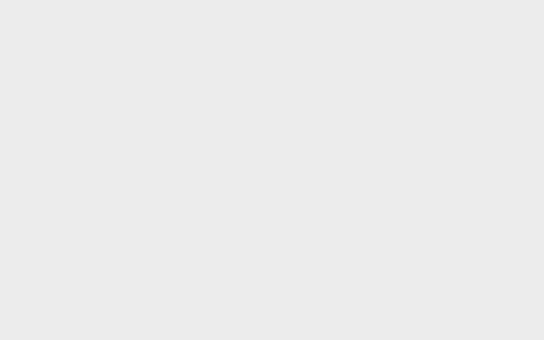
[1] (above)

24 first-person views from a walk through a scene from a Unity 3-D project. The camera is 1.2 m above the floor, tilts 6° down and sees 70° across. The floor is counted in squares, 2 m on a side. Each view is taken from the middle of a square. On the plan, view 1 faces up. The plan holds only what a view shows up to about 11 squares ahead; the rest is blank. The place goes on beyond the plan. Some animated figures are not drawn. Surface patterns are stand-ins for the level's own textures.

[2]
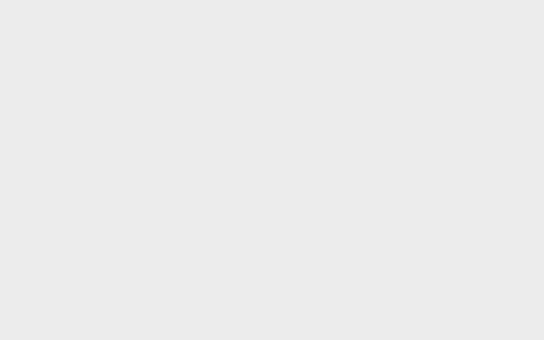

[3]
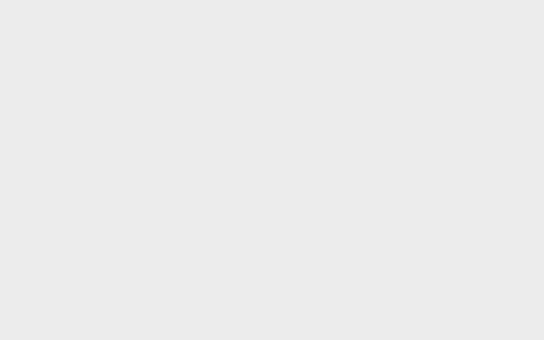

[4]
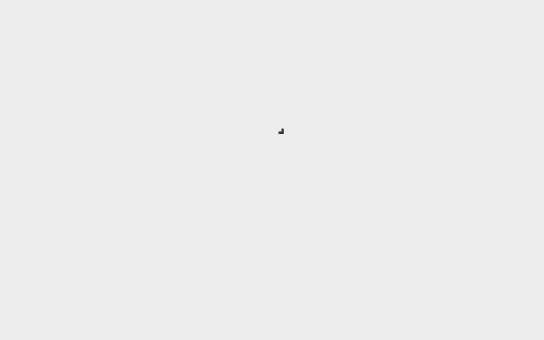

[5]
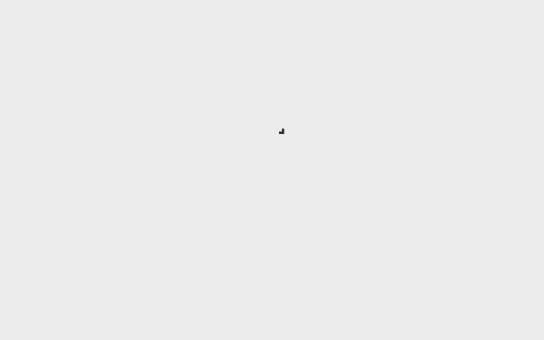

[6]
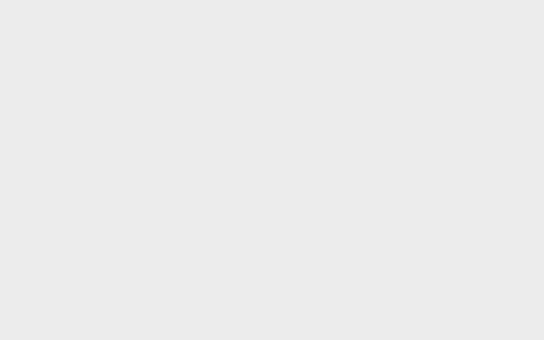

[7]
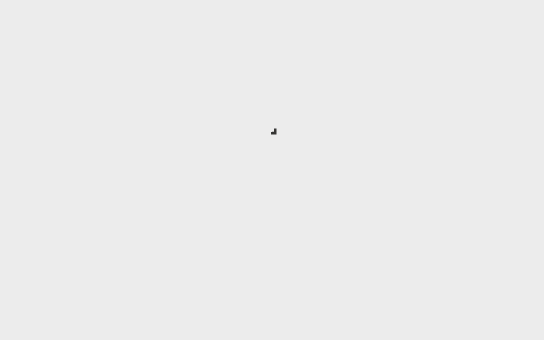

[8]
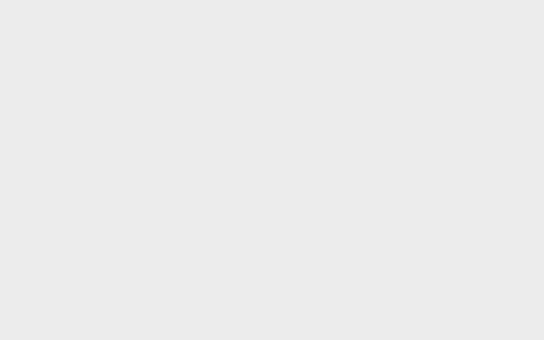

[9]
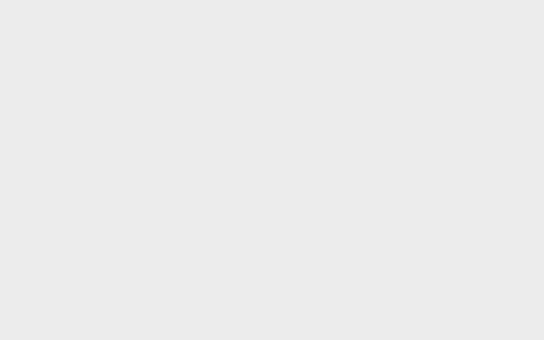

[10]
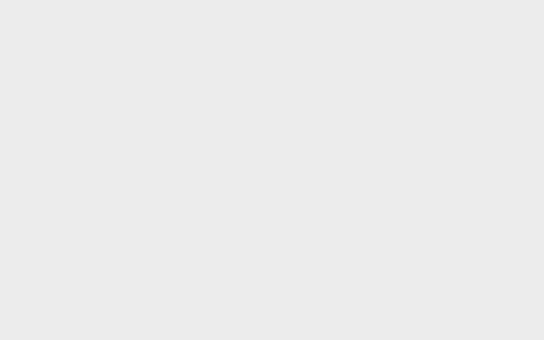

[11]
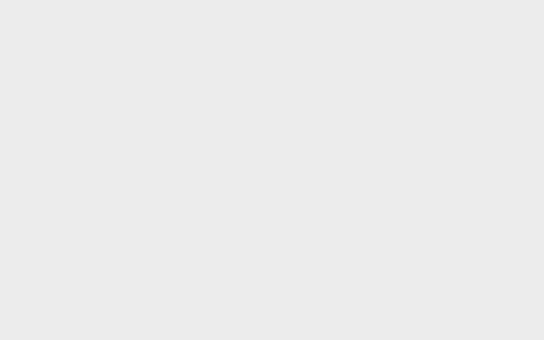

[12]
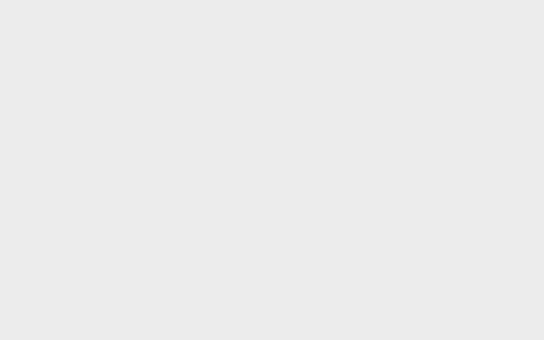

[13]
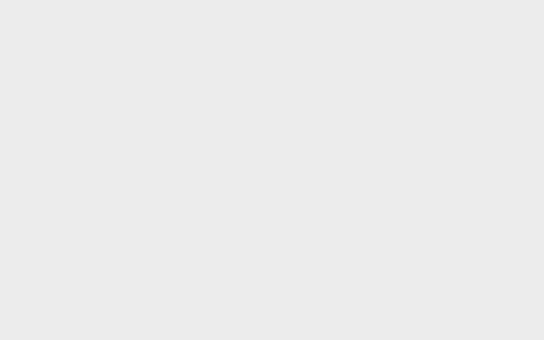

[14]
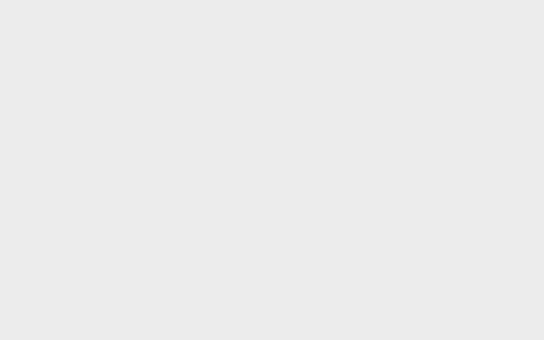

[15]
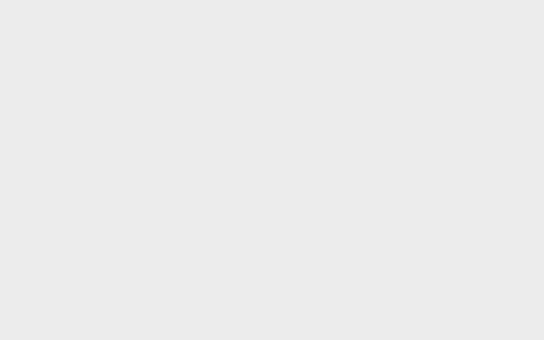

[16]
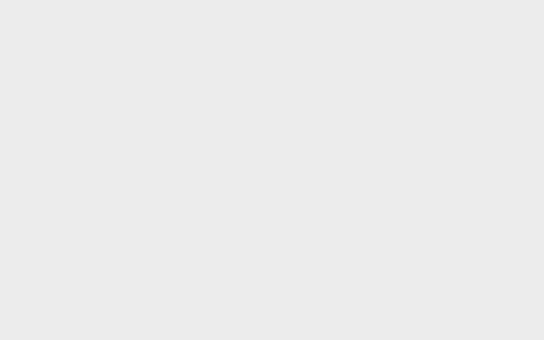

[17]
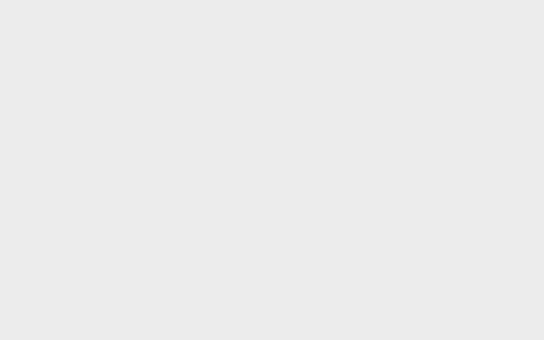

[18]
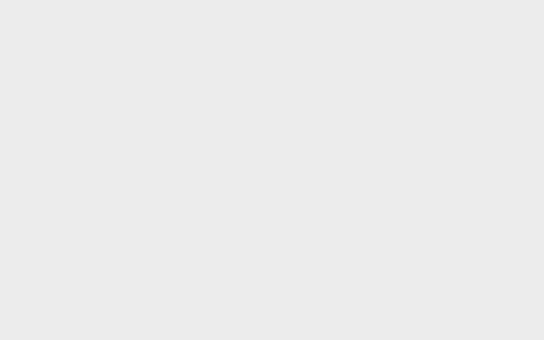

[19]
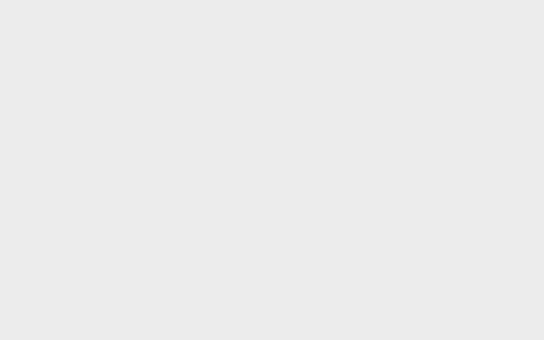

[20]
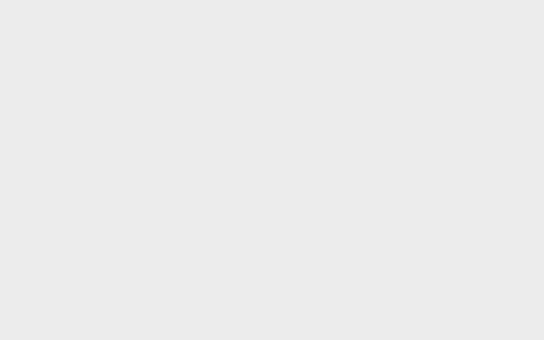

[21]
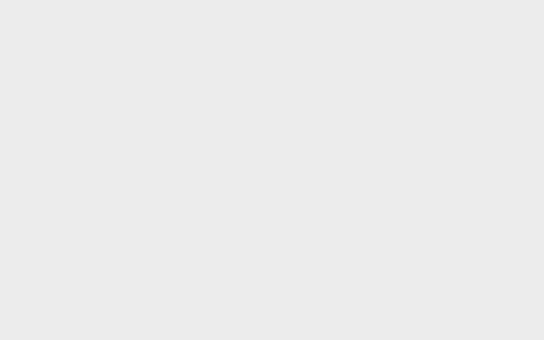

[22]
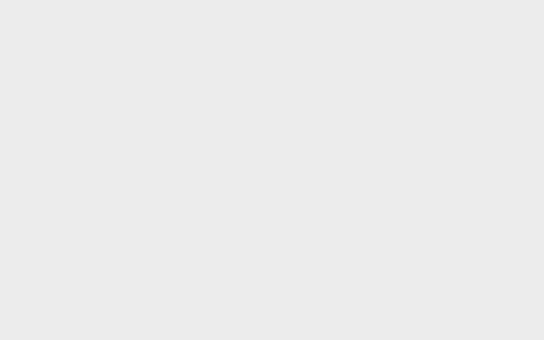

[23]
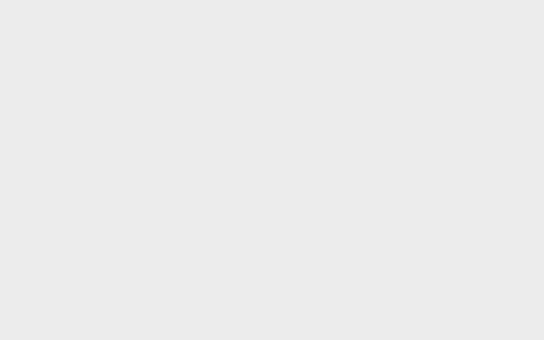

[24]
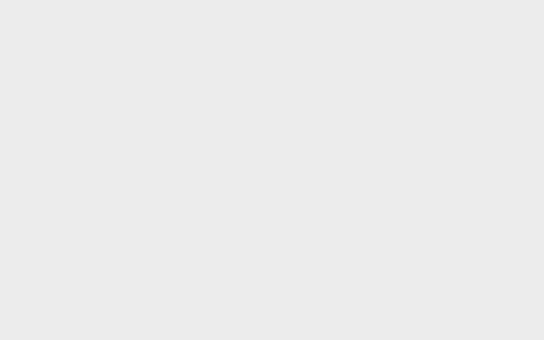

### Floor plan
Points are (right, up) in squares from view 1. A wall is a line through its corners. A room is listed if a view was taken in it or the views show most of it. See-through windows are left out.
Room 1 (views 1, 2, 3, 4, 5, 6, 7, 8, 9, 10, 11, 12, 13, 14, 15, 16, 17, 18, 19, 20, 21, 22, 23, 24)
walls: (-15.9, 1.3) (-18.5, 0.7) (-19.5, -1.8) (-20, -5.1); (2.2, 4.3) (2.6, 9.2) (-3.6, 9.3) (-3.6, 18.5); (-20, -5) (-19.9, -8.8) (-17, -12.7) (-11.5, -14.3) (-11.6, -15.1); (-1.6, 20.4) (-0.8, 23.1) (-1.3, 26.1); (-8.2, -15.1) (-6.6, -12.2) (-0.7, -12.6) (2.4, -3.6) (2.2, 4.4); (-14.1, 26.5) (-14.1, 22.2) (-16.4, 20.5) (-16.7, 15.5) (-14.1, 13.3) (-11.8, 13.1) (-12.1, 1.6) (-16.1, 1.3)

Positions as (right, up) in squares from view 1, and headings:
1: (0, 0), facing up
2: (-3, -1), facing up
3: (-7, 6), facing up-right
4: (-7, 9), facing up
5: (-7, 11), facing up
6: (-7, 15), facing up-right
7: (-6, 15), facing up
8: (-1, 9), facing left
9: (-2, 6), facing left
10: (-4, 0), facing left
11: (-8, 0), facing left
12: (-9, -1), facing left
13: (-17, -2), facing down
14: (-12, -3), facing down
15: (-6, -4), facing down
16: (-2, -2), facing down
17: (-2, 1), facing down
18: (1, 1), facing down
19: (0, 5), facing down
20: (-6, 12), facing left
21: (-10, 12), facing up-left
22: (-9, 23), facing down-left
23: (-9, 24), facing left
24: (-4, 26), facing down-left
